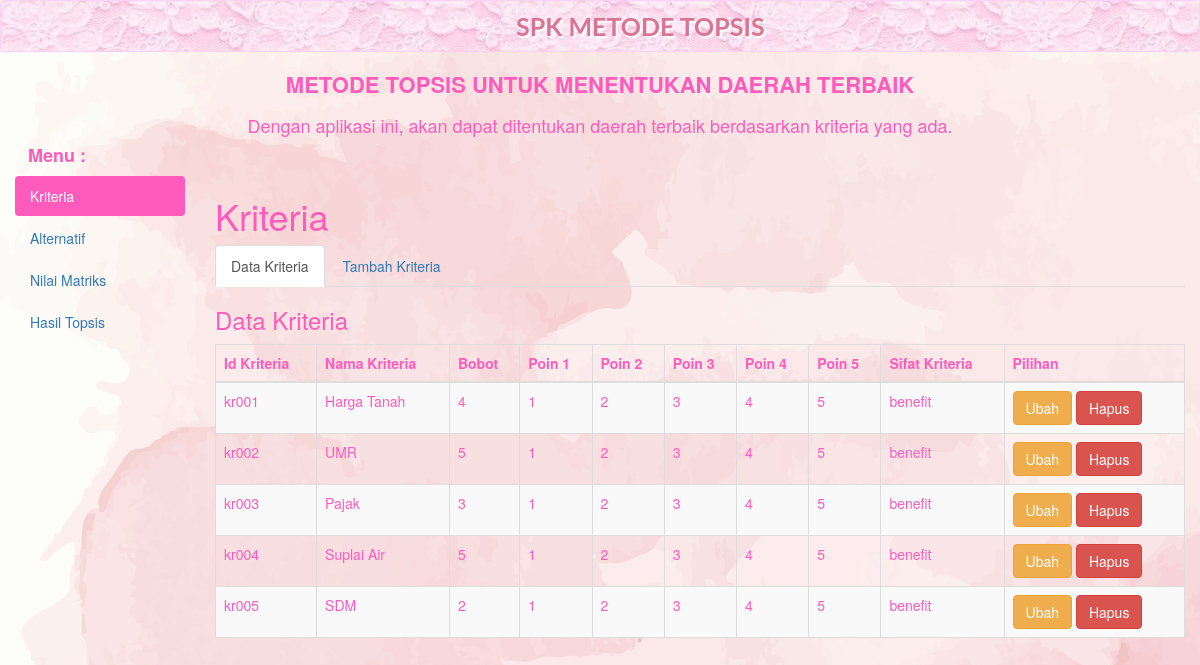
Page /?a=kriteria&k=kriteria on the committed database.
### tables this page shows
CREATE TABLE IF NOT EXISTS `kriteria` (
  `id_kriteria` varchar(5) NOT NULL,
  `nama_kriteria` varchar(45) NOT NULL,
  `bobot` double NOT NULL,
  `poin1` double NOT NULL,
  `poin2` double NOT NULL,
  `poin3` double NOT NULL,
  `poin4` double NOT NULL,
  `poin5` double NOT NULL,
  `sifat` varchar(15) NOT NULL,
  PRIMARY KEY (`id_kriteria`)
);

### datakriteria.php (the view)
<div class="box-header">
    <h3 class="box-title">Data Kriteria</h3>
</div>
<div class="table-responsive">
<table class="table table-bordered table-striped">
<thead>
<tr>
<th>Id Kriteria</th>
<th>Nama Kriteria</th>
<th>Bobot</th>
<th>Poin 1</th>
<th>Poin 2</th>
<th>Poin 3</th>
<th>Poin 4</th>
<th>Poin 5</th>
<th>Sifat Kriteria</th>
<th>Pilihan</th>
</tr>
</thead>
<tbody>
<?php
include ("konfig/koneksi.php");
$s=mysqli_query($connect,"select * from kriteria order by id_kriteria ASC");
while($d=mysqli_fetch_assoc($s)){
?>
<tr>
<td><?php echo $d['id_kriteria']; ?></td>
<td><?php echo $d['nama_kriteria']; ?></td>
<td><?php echo $d['bobot']; ?></td>
<td><?php echo $d['poin1']; ?></td>
<td><?php echo $d['poin2']; ?></td>
<td><?php echo $d['poin3']; ?></td>
<td><?php echo $d['poin4']; ?></td>
<td><?php echo $d['poin5']; ?></td>
<td><?php echo $d['sifat']; ?></td>
<td>
<a href="?a=kriteria&k=ubahk&id=<?php echo $d['id_kriteria']; ?>" class="btn btn-warning">Ubah</a>
<a href="hapus.php?id=<?php echo $d['id_kriteria']; ?>" class="btn btn-danger">Hapus</a>
</td>
</tr>
<?php
}
?>
</tbody>
</table>
</div>

### index.php (style rules this page uses)
body { background: url('131.jpg'); background-color : #fff; color: #ff5bbc; }

### rows in the picture
kriteria: id_kriteria "kr001", nama_kriteria "Harga Tanah", bobot "4", poin1 "1", poin2 "2", poin3 "3", poin4 "4", poin5 "5", sifat "benefit"
kriteria: id_kriteria "kr002", nama_kriteria "UMR", bobot "5", poin1 "1", poin2 "2", poin3 "3", poin4 "4", poin5 "5", sifat "benefit"
kriteria: id_kriteria "kr003", nama_kriteria "Pajak", bobot "3", poin1 "1", poin2 "2", poin3 "3", poin4 "4", poin5 "5", sifat "benefit"
kriteria: id_kriteria "kr004", nama_kriteria "Suplai Air", bobot "5", poin1 "1", poin2 "2", poin3 "3", poin4 "4", poin5 "5", sifat "benefit"
kriteria: id_kriteria "kr005", nama_kriteria "SDM", bobot "2", poin1 "1", poin2 "2", poin3 "3", poin4 "4", poin5 "5", sifat "benefit"
